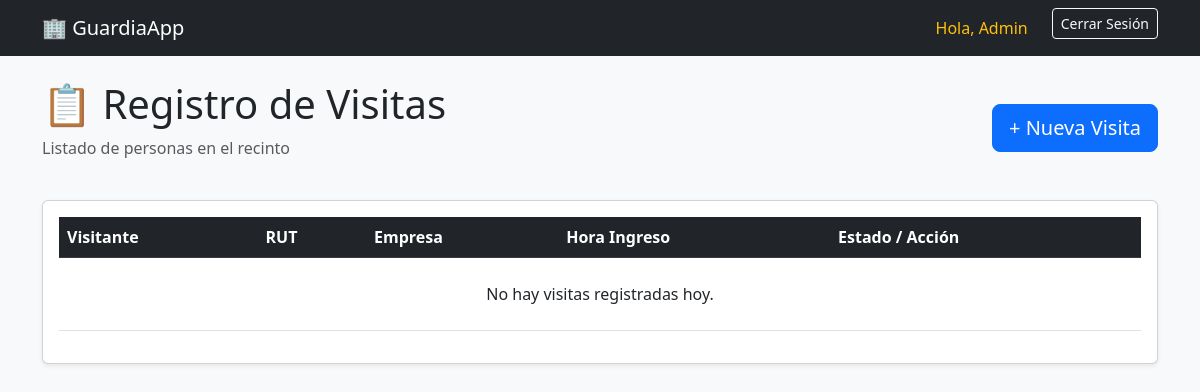
Before: / (signed in) with the older database file.
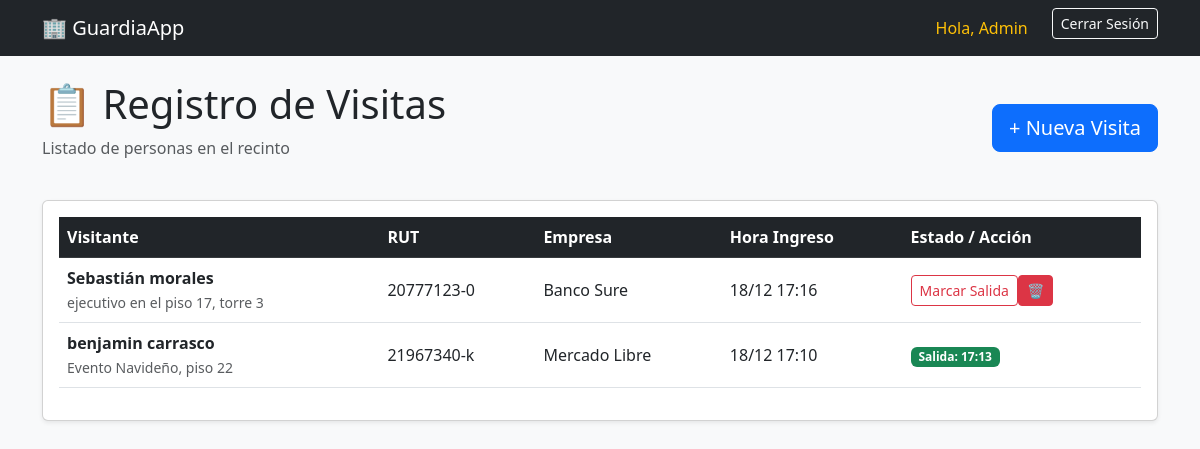
After: the same page with the newer database file.
### visitas/models.py (models this page shows, shortened)
class Visita(models.Model):
    nombre_visitante = models.CharField(max_length=100)
    rut = models.CharField(max_length=12, help_text="Formato: 12.345.678-9")
    motivo = models.TextField()
    empresa_procedencia = models.CharField(max_length=100, blank=True, null=True)
    fecha_ingreso = models.DateTimeField(auto_now_add=True)  # Se marca solo al crear
    fecha_salida = models.DateTimeField(null=True, blank=True) # Se llena al salir
    class Meta:
        verbose_name = "Visita"
        verbose_name_plural = "Registro de Visitas"
        ordering = ['-fecha_ingreso']

### visitas/views.py (the view)
# urls.py: path('', views.ListaVisitasView.as_view(), name='lista_visitas'),
class ListaVisitasView(LoginRequiredMixin, ListView):
    model = Visita
    template_name = 'visitas/lista_visitas.html'
    context_object_name = 'visitas'
    paginate_by = 10

### visitas/templates/visitas/lista_visitas.html (shortened to what this page needs)
{% extends 'visitas/Base.html' %}
{% block content %}
<div class="row mb-4 align-items-center">
    <div class="col-md-8">
        <h1>📋 Registro de Visitas</h1>
        <p class="text-muted">Listado de personas en el recinto</p>
    </div>
    <div class="col-md-4 text-end">
        <a href="{% url 'crear_visita' %}" class="btn btn-primary btn-lg">
            + Nueva Visita
        </a>
    </div>
</div>
<div class="card shadow-sm">
    <div class="card-body">
        <div class="table-responsive">
            <table class="table table-hover align-middle">
                <thead class="table-dark">
                    <tr>
                        <th>Visitante</th>
                        <th>RUT</th>
                        <th>Empresa</th>
                        <th>Hora Ingreso</th>
                        <th>Estado / Acción</th>
                    </tr>
                </thead>
                <tbody>
                    {% for visita in visitas %}
                    <tr>
                        <td>
                            <strong>{{ visita.nombre_visitante }}</strong><br>
                            <small class="text-muted">{{ visita.motivo }}</small>
                        </td>
                        <td>{{ visita.rut }}</td>
                        <td>
                            {% if visita.empresa_procedencia %}
                                {{ visita.empresa_procedencia }}
                            {% else %}
                                <span class="text-muted">- Particular -</span>
                            {% endif %}
                        </td>
                        <td>{{ visita.fecha_ingreso|date:"d/m H:i" }}</td>
                        <td>
                            {% if visita.fecha_salida %}
                                <span class="badge bg-success">Salida: {{ visita.fecha_salida|date:"H:i" }}</span>
                            {% else %}
                                <a href="{% url 'marcar_salida' visita.id %}" class="btn btn-outline-danger btn-sm">
                                    Marcar Salida  <a       href="{% url 'eliminar_visita' visita.id %}" class="btn btn-sm btn-danger" title="Eliminar registro">
                                            🗑️
                                    </a>
                                </a>
                            {% endif %}
                        </td>
                    </tr>
                    {% empty %}
                    <tr>
                        <td colspan="5" class="text-center py-4">
                            No hay visitas registradas hoy.
                        </td>
                    </tr>
                    {% endfor %}
                </tbody>
            </table>
        </div>
    </div>
</div>
{% endblock %}

Changed rows visible on the page:
added Visita: nombre_visitante "Sebastián morales", motivo "ejecutivo en el piso 17, torre 3", rut "20777123-0", empresa_procedencia "Banco Sure", fecha_ingreso "18/12 17:16", shows "Marcar Salida"
added Visita: nombre_visitante "benjamin carrasco", motivo "Evento Navideño, piso 22", rut "21967340-k", empresa_procedencia "Mercado Libre", fecha_ingreso "18/12 17:10", fecha_salida "17:13"
Other visible differences:
text no longer shown: "No hay visitas registradas hoy."
